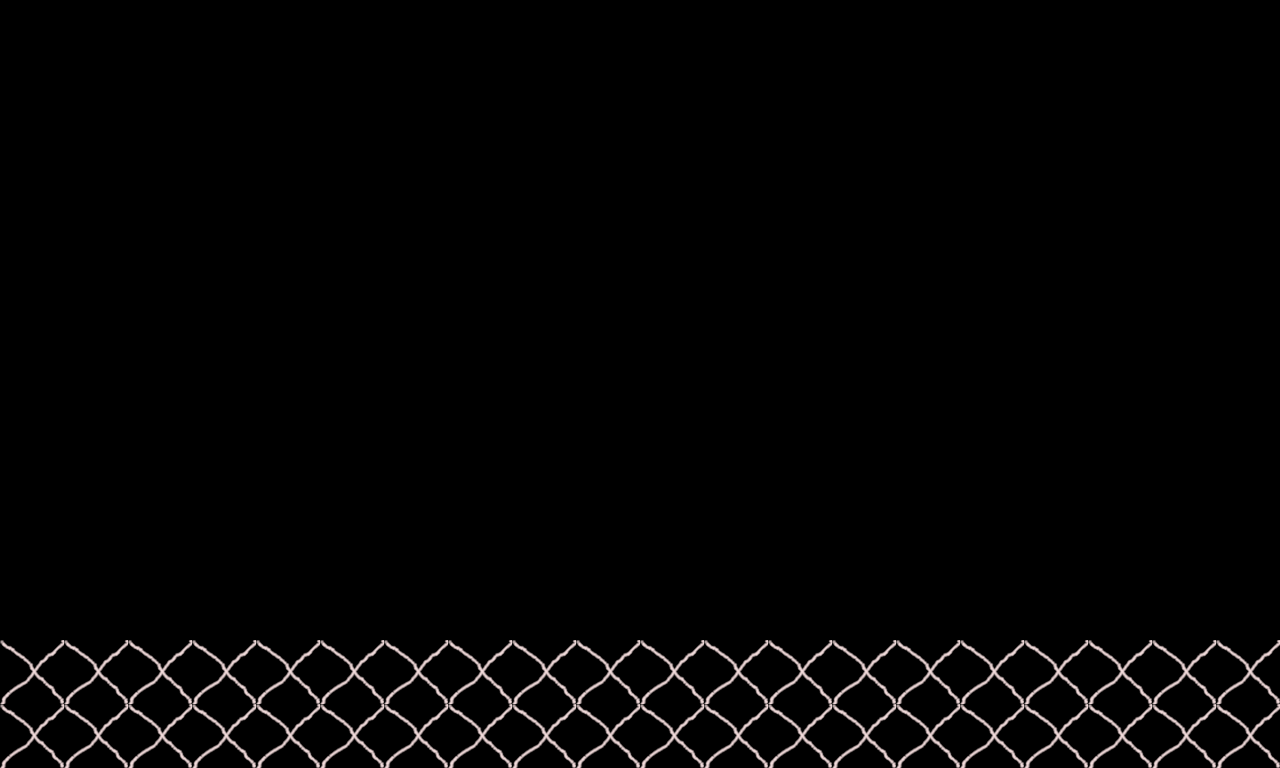

This is a level from a 2D game, rendered from its Tiled map with the project's own tilesets. A one-line summary and the map file follow, with tile-layer data summarised:
An orthogonal 20x12 tile map with 64x64 px tiles, 1 tile layer (background).

<map version="1.9" tiledversion="1.9.2" orientation="orthogonal" renderorder="right-down" width="20" height="12" tilewidth="64" tileheight="64" infinite="0" nextlayerid="2" nextobjectid="1">
 <tileset firstgid="1" source="tile.tsx" />
 <layer id="1" name="background" width="20" height="12">
  <data>[240 cells, 40 non-empty, 1 distinct tile ids]</data>
 </layer>
</map>